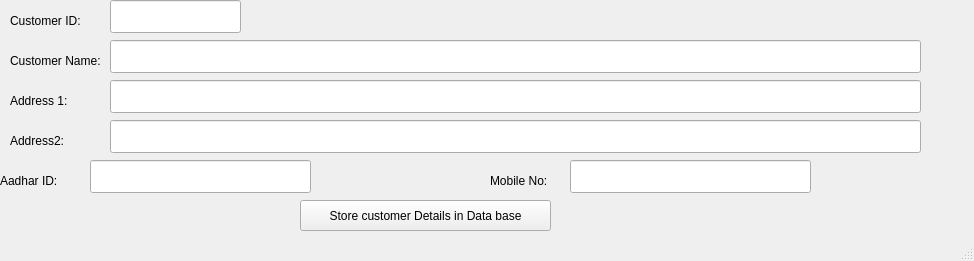
<?xml version="1.0" encoding="UTF-8"?>
<ui version="4.0">
 <class>MainWindow</class>
 <widget class="QMainWindow" name="MainWindow">
  <property name="geometry">
   <rect>
    <x>0</x>
    <y>0</y>
    <width>974</width>
    <height>261</height>
   </rect>
  </property>
  <property name="windowTitle">
   <string>Customer Details</string>
  </property>
  <widget class="QWidget" name="centralwidget">
   <widget class="QLabel" name="label">
    <property name="geometry">
     <rect>
      <x>0</x>
      <y>170</y>
      <width>91</width>
      <height>21</height>
     </rect>
    </property>
    <property name="text">
     <string>Aadhar ID:</string>
    </property>
   </widget>
   <widget class="QLineEdit" name="lineEdit">
    <property name="geometry">
     <rect>
      <x>90</x>
      <y>160</y>
      <width>221</width>
      <height>33</height>
     </rect>
    </property>
   </widget>
   <widget class="QPushButton" name="pushButton">
    <property name="geometry">
     <rect>
      <x>300</x>
      <y>200</y>
      <width>251</width>
      <height>31</height>
     </rect>
    </property>
    <property name="text">
     <string>Store customer Details in Data base</string>
    </property>
   </widget>
   <widget class="QLineEdit" name="lineEdit_3">
    <property name="geometry">
     <rect>
      <x>110</x>
      <y>0</y>
      <width>131</width>
      <height>33</height>
     </rect>
    </property>
   </widget>
   <widget class="QLineEdit" name="lineEdit_4">
    <property name="geometry">
     <rect>
      <x>110</x>
      <y>40</y>
      <width>811</width>
      <height>33</height>
     </rect>
    </property>
   </widget>
   <widget class="QLineEdit" name="lineEdit_5">
    <property name="geometry">
     <rect>
      <x>110</x>
      <y>80</y>
      <width>811</width>
      <height>33</height>
     </rect>
    </property>
   </widget>
   <widget class="QLineEdit" name="lineEdit_6">
    <property name="geometry">
     <rect>
      <x>110</x>
      <y>120</y>
      <width>811</width>
      <height>33</height>
     </rect>
    </property>
   </widget>
   <widget class="QLabel" name="label_3">
    <property name="geometry">
     <rect>
      <x>10</x>
      <y>10</y>
      <width>81</width>
      <height>21</height>
     </rect>
    </property>
    <property name="text">
     <string>Customer ID:</string>
    </property>
   </widget>
   <widget class="QLabel" name="label_4">
    <property name="geometry">
     <rect>
      <x>10</x>
      <y>50</y>
      <width>101</width>
      <height>21</height>
     </rect>
    </property>
    <property name="text">
     <string>Customer Name:</string>
    </property>
   </widget>
   <widget class="QLabel" name="label_5">
    <property name="geometry">
     <rect>
      <x>10</x>
      <y>130</y>
      <width>141</width>
      <height>21</height>
     </rect>
    </property>
    <property name="text">
     <string>Address2:</string>
    </property>
   </widget>
   <widget class="QLabel" name="label_6">
    <property name="geometry">
     <rect>
      <x>10</x>
      <y>90</y>
      <width>91</width>
      <height>21</height>
     </rect>
    </property>
    <property name="text">
     <string>Address 1:</string>
    </property>
   </widget>
   <widget class="QLabel" name="label_2">
    <property name="geometry">
     <rect>
      <x>490</x>
      <y>170</y>
      <width>81</width>
      <height>21</height>
     </rect>
    </property>
    <property name="text">
     <string>Mobile No:</string>
    </property>
   </widget>
   <widget class="QLineEdit" name="lineEdit_2">
    <property name="geometry">
     <rect>
      <x>570</x>
      <y>160</y>
      <width>241</width>
      <height>33</height>
     </rect>
    </property>
   </widget>
  </widget>
  <widget class="QStatusBar" name="statusbar"/>
 </widget>
 <resources/>
 <connections/>
</ui>
